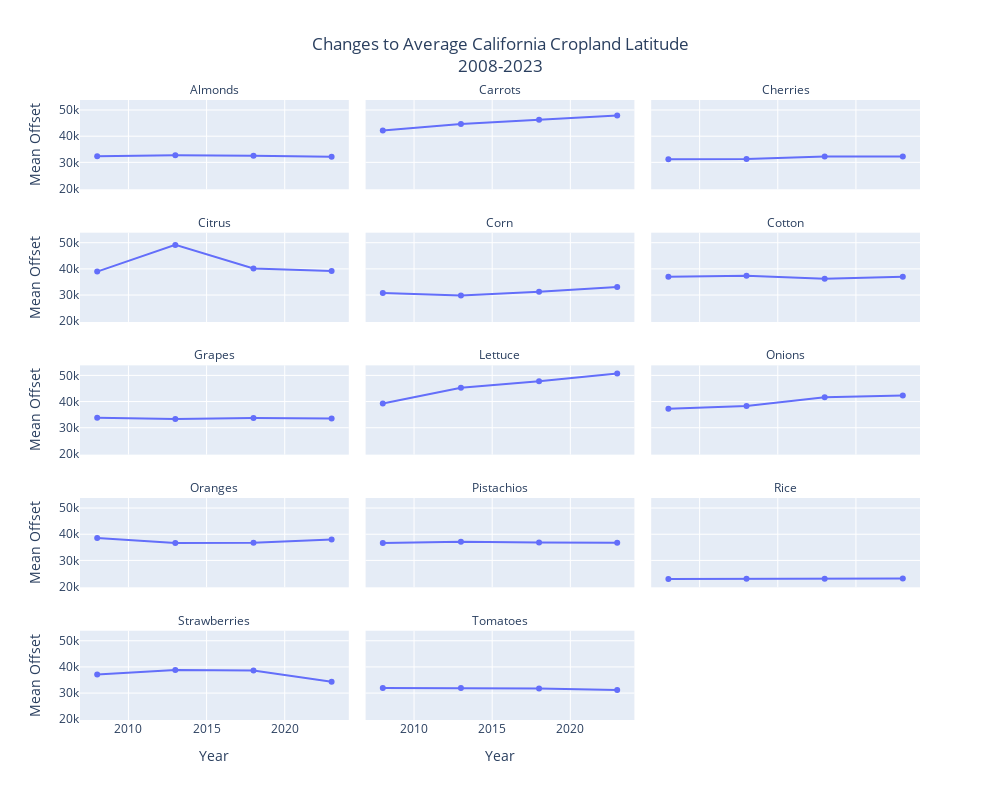

The code cell stored with this chart in its notebook:
### Code cell
fig = px.scatter(
    full_df,
    x='year',
    y='mean_offset',
    facet_col='crop',
    facet_col_wrap=3,
    title='Changes to Average California Cropland Latitude<br>2008-2023</br>',
    width = 1000,
    height = 800,
)

fig.update_layout(
    title_x=0.5
)

fig.update_traces(mode="lines+markers")

fig.for_each_annotation(lambda x: x.update(text = x['text'].split('=')[1]))
fig.for_each_yaxis(lambda x: x.update(title='Mean Offset') if x['title']['text']=='mean_offset' else x.update())
fig.for_each_xaxis(lambda x: x.update(title= 'Year') if x['title']['text']=='year' else x.update())

fig.show()

### Figure 1 — Plotly figure (JSON) as saved in the notebook; plotly's stock layout.template omitted (floating-point values rounded to 4 significant figures)
{"data": [{"hovertemplate": "crop=Almonds<br>year=%{x}<br>mean_offset=%{y}<extra></extra>", "legendgroup": "", "marker": {"color": "#636efa", "symbol": "circle"}, "mode": "lines+markers", "name": "", "orientation": "v", "showlegend": false, "type": "scatter", "x": [2008, 2013, 2018, 2023], "xaxis": "x13", "y": [32310.0, 32710.0, 32530.0, 32160.0], "yaxis": "y13"}, {"hovertemplate": "crop=Carrots<br>year=%{x}<br>mean_offset=%{y}<extra></extra>", "legendgroup": "", "marker": {"color": "#636efa", "symbol": "circle"}, "mode": "lines+markers", "name": "", "orientation": "v", "showlegend": false, "type": "scatter", "x": [2008, 2013, 2018, 2023], "xaxis": "x14", "y": [42210.0, 44700.0, 46290.0, 47920.0], "yaxis": "y14"}, {"hovertemplate": "crop=Cherries<br>year=%{x}<br>mean_offset=%{y}<extra></extra>", "legendgroup": "", "marker": {"color": "#636efa", "symbol": "circle"}, "mode": "lines+markers", "name": "", "orientation": "v", "showlegend": false, "type": "scatter", "x": [2008, 2013, 2018, 2023], "xaxis": "x15", "y": [31160.0, 31270.0, 32260.0, 32240.0], "yaxis": "y15"}, {"hovertemplate": "crop=Citrus<br>year=%{x}<br>mean_offset=%{y}<extra></extra>", "legendgroup": "", "marker": {"color": "#636efa", "symbol": "circle"}, "mode": "lines+markers", "name": "", "orientation": "v", "showlegend": false, "type": "scatter", "x": [2008, 2013, 2018, 2023], "xaxis": "x10", "y": [38950.0, 49160.0, 40120.0, 39180.0], "yaxis": "y10"}, {"hovertemplate": "crop=Corn<br>year=%{x}<br>mean_offset=%{y}<extra></extra>", "legendgroup": "", "marker": {"color": "#636efa", "symbol": "circle"}, "mode": "lines+markers", "name": "", "orientation": "v", "showlegend": false, "type": "scatter", "x": [2008, 2013, 2018, 2023], "xaxis": "x11", "y": [30830.0, 29790.0, 31260.0, 33100.0], "yaxis": "y11"}, {"hovertemplate": "crop=Cotton<br>year=%{x}<br>mean_offset=%{y}<extra></extra>", "legendgroup": "", "marker": {"color": "#636efa", "symbol": "circle"}, "mode": "lines+markers", "name": "", "orientation": "v", "showlegend": false, "type": "scatter", "x": [2008, 2013, 2018, 2023], "xaxis": "x12", "y": [36970.0, 37400.0, 36260.0, 37030.0], "yaxis": "y12"}, {"hovertemplate": "crop=Grapes<br>year=%{x}<br>mean_offset=%{y}<extra></extra>", "legendgroup": "", "marker": {"color": "#636efa", "symbol": "circle"}, "mode": "lines+markers", "name": "", "orientation": "v", "showlegend": false, "type": "scatter", "x": [2008, 2013, 2018, 2023], "xaxis": "x7", "y": [33810.0, 33310.0, 33730.0, 33530.0], "yaxis": "y7"}, {"hovertemplate": "crop=Lettuce<br>year=%{x}<br>mean_offset=%{y}<extra></extra>", "legendgroup": "", "marker": {"color": "#636efa", "symbol": "circle"}, "mode": "lines+markers", "name": "", "orientation": "v", "showlegend": false, "type": "scatter", "x": [2008, 2013, 2018, 2023], "xaxis": "x8", "y": [39220.0, 45250.0, 47750.0, 50690.0], "yaxis": "y8"}, {"hovertemplate": "crop=Onions<br>year=%{x}<br>mean_offset=%{y}<extra></extra>", "legendgroup": "", "marker": {"color": "#636efa", "symbol": "circle"}, "mode": "lines+markers", "name": "", "orientation": "v", "showlegend": false, "type": "scatter", "x": [2008, 2013, 2018, 2023], "xaxis": "x9", "y": [37230.0, 38280.0, 41610.0, 42320.0], "yaxis": "y9"}, {"hovertemplate": "crop=Oranges<br>year=%{x}<br>mean_offset=%{y}<extra></extra>", "legendgroup": "", "marker": {"color": "#636efa", "symbol": "circle"}, "mode": "lines+markers", "name": "", "orientation": "v", "showlegend": false, "type": "scatter", "x": [2008, 2013, 2018, 2023], "xaxis": "x4", "y": [38550.0, 36620.0, 36760.0, 38020.0], "yaxis": "y4"}, {"hovertemplate": "crop=Pistachios<br>year=%{x}<br>mean_offset=%{y}<extra></extra>", "legendgroup": "", "marker": {"color": "#636efa", "symbol": "circle"}, "mode": "lines+markers", "name": "", "orientation": "v", "showlegend": false, "type": "scatter", "x": [2008, 2013, 2018, 2023], "xaxis": "x5", "y": [36680.0, 37120.0, 36800.0, 36710.0], "yaxis": "y5"}, {"hovertemplate": "crop=Rice<br>year=%{x}<br>mean_offset=%{y}<extra></extra>", "legendgroup": "", "marker": {"color": "#636efa", "symbol": "circle"}, "mode": "lines+markers", "name": "", "orientation": "v", "showlegend": false, "type": "scatter", "x": [2008, 2013, 2018, 2023], "xaxis": "x6", "y": [22860.0, 22980.0, 23020.0, 23090.0], "yaxis": "y6"}, {"hovertemplate": "crop=Strawberries<br>year=%{x}<br>mean_offset=%{y}<extra></extra>", "legendgroup": "", "marker": {"color": "#636efa", "symbol": "circle"}, "mode": "lines+markers", "name": "", "orientation": "v", "showlegend": false, "type": "scatter", "x": [2008, 2013, 2018, 2023], "xaxis": "x", "y": [37120.0, 38810.0, 38650.0, 34340.0], "yaxis": "y"}, {"hovertemplate": "crop=Tomatoes<br>year=%{x}<br>mean_offset=%{y}<extra></extra>", "legendgroup": "", "marker": {"color": "#636efa", "symbol": "circle"}, "mode": "lines+markers", "name": "", "orientation": "v", "showlegend": false, "type": "scatter", "x": [2008, 2013, 2018, 2023], "xaxis": "x2", "y": [31970.0, 31910.0, 31730.0, 31140.0], "yaxis": "y2"}], "layout": {"annotations": [{"font": {}, "showarrow": false, "text": "Strawberries", "x": 0.16, "xanchor": "center", "xref": "paper", "y": 0.144, "yanchor": "bottom", "yref": "paper"}, {"font": {}, "showarrow": false, "text": "Tomatoes", "x": 0.5, "xanchor": "center", "xref": "paper", "y": 0.144, "yanchor": "bottom", "yref": "paper"}, {"font": {}, "showarrow": false, "text": "Oranges", "x": 0.16, "xanchor": "center", "xref": "paper", "y": 0.358, "yanchor": "bottom", "yref": "paper"}, {"font": {}, "showarrow": false, "text": "Pistachios", "x": 0.5, "xanchor": "center", "xref": "paper", "y": 0.358, "yanchor": "bottom", "yref": "paper"}, {"font": {}, "showarrow": false, "text": "Rice", "x": 0.84, "xanchor": "center", "xref": "paper", "y": 0.358, "yanchor": "bottom", "yref": "paper"}, {"font": {}, "showarrow": false, "text": "Grapes", "x": 0.16, "xanchor": "center", "xref": "paper", "y": 0.572, "yanchor": "bottom", "yref": "paper"}, {"font": {}, "showarrow": false, "text": "Lettuce", "x": 0.5, "xanchor": "center", "xref": "paper", "y": 0.572, "yanchor": "bottom", "yref": "paper"}, {"font": {}, "showarrow": false, "text": "Onions", "x": 0.84, "xanchor": "center", "xref": "paper", "y": 0.572, "yanchor": "bottom", "yref": "paper"}, {"font": {}, "showarrow": false, "text": "Citrus", "x": 0.16, "xanchor": "center", "xref": "paper", "y": 0.786, "yanchor": "bottom", "yref": "paper"}, {"font": {}, "showarrow": false, "text": "Corn", "x": 0.5, "xanchor": "center", "xref": "paper", "y": 0.786, "yanchor": "bottom", "yref": "paper"}, {"font": {}, "showarrow": false, "text": "Cotton", "x": 0.84, "xanchor": "center", "xref": "paper", "y": 0.786, "yanchor": "bottom", "yref": "paper"}, {"font": {}, "showarrow": false, "text": "Almonds", "x": 0.16, "xanchor": "center", "xref": "paper", "y": 1, "yanchor": "bottom", "yref": "paper"}, {"font": {}, "showarrow": false, "text": "Carrots", "x": 0.5, "xanchor": "center", "xref": "paper", "y": 1, "yanchor": "bottom", "yref": "paper"}, {"font": {}, "showarrow": false, "text": "Cherries", "x": 0.84, "xanchor": "center", "xref": "paper", "y": 1, "yanchor": "bottom", "yref": "paper"}], "height": 800, "legend": {"tracegroupgap": 0}, "title": {"text": "Changes to Average California Cropland Latitude<br>2008-2023</br>", "x": 0.5}, "width": 1000, "xaxis": {"anchor": "y", "autorange": true, "domain": [0, 0.32], "range": [2007.0, 2024.0], "title": {"text": "Year"}, "type": "linear"}, "xaxis10": {"anchor": "y10", "autorange": true, "domain": [0, 0.32], "matches": "x", "range": [2007.0, 2024.0], "showticklabels": false, "type": "linear"}, "xaxis11": {"anchor": "y11", "autorange": true, "domain": [0.34, 0.66], "matches": "x", "range": [2007.0, 2024.0], "showticklabels": false, "type": "linear"}, "xaxis12": {"anchor": "y12", "autorange": true, "domain": [0.68, 1.0], "matches": "x", "range": [2007.0, 2024.0], "showticklabels": false, "type": "linear"}, "xaxis13": {"anchor": "y13", "autorange": true, "domain": [0, 0.32], "matches": "x", "range": [2007.0, 2024.0], "showticklabels": false, "type": "linear"}, "xaxis14": {"anchor": "y14", "autorange": true, "domain": [0.34, 0.66], "matches": "x", "range": [2007.0, 2024.0], "showticklabels": false, "type": "linear"}, "xaxis15": {"anchor": "y15", "autorange": true, "domain": [0.68, 1.0], "matches": "x", "range": [2007.0, 2024.0], "showticklabels": false, "type": "linear"}, "xaxis2": {"anchor": "y2", "autorange": true, "domain": [0.34, 0.66], "matches": "x", "range": [2007.0, 2024.0], "title": {"text": "Year"}, "type": "linear"}, "xaxis3": {"anchor": "y3", "domain": [0.68, 1.0], "matches": "x", "title": {"text": "Year"}}, "xaxis4": {"anchor": "y4", "autorange": true, "domain": [0, 0.32], "matches": "x", "range": [2007.0, 2024.0], "showticklabels": false, "type": "linear"}, "xaxis5": {"anchor": "y5", "autorange": true, "domain": [0.34, 0.66], "matches": "x", "range": [2007.0, 2024.0], "showticklabels": false, "type": "linear"}, "xaxis6": {"anchor": "y6", "autorange": true, "domain": [0.68, 1.0], "matches": "x", "range": [2007.0, 2024.0], "showticklabels": false, "type": "linear"}, "xaxis7": {"anchor": "y7", "autorange": true, "domain": [0, 0.32], "matches": "x", "range": [2007.0, 2024.0], "showticklabels": false, "type": "linear"}, "xaxis8": {"anchor": "y8", "autorange": true, "domain": [0.34, 0.66], "matches": "x", "range": [2007.0, 2024.0], "showticklabels": false, "type": "linear"}, "xaxis9": {"anchor": "y9", "autorange": true, "domain": [0.68, 1.0], "matches": "x", "range": [2007.0, 2024.0], "showticklabels": false, "type": "linear"}, "yaxis": {"anchor": "x", "autorange": true, "domain": [0, 0.144], "range": [19720.0, 53830.0], "title": {"text": "Mean Offset"}, "type": "linear"}, "yaxis10": {"anchor": "x10", "autorange": true, "domain": [0.642, 0.786], "matches": "y", "range": [19720.0, 53830.0], "title": {"text": "Mean Offset"}, "type": "linear"}, "yaxis11": {"anchor": "x11", "autorange": true, "domain": [0.642, 0.786], "matches": "y", "range": [19720.0, 53830.0], "showticklabels": false, "type": "linear"}, "yaxis12": {"anchor": "x12", "autorange": true, "domain": [0.642, 0.786], "matches": "y", "range": [19720.0, 53830.0], "showticklabels": false, "type": "linear"}, "yaxis13": {"anchor": "x13", "autorange": true, "domain": [0.856, 1], "matches": "y", "range": [19720.0, 53830.0], "title": {"text": "Mean Offset"}, "type": "linear"}, "yaxis14": {"anchor": "x14", "autorange": true, "domain": [0.856, 1], "matches": "y", "range": [19720.0, 53830.0], "showticklabels": false, "type": "linear"}, "yaxis15": {"anchor": "x15", "autorange": true, "domain": [0.856, 1], "matches": "y", "range": [19720.0, 53830.0], "showticklabels": false, "type": "linear"}, "yaxis2": {"anchor": "x2", "autorange": true, "domain": [0, 0.144], "matches": "y", "range": [19720.0, 53830.0], "showticklabels": false, "type": "linear"}, "yaxis3": {"anchor": "x3", "domain": [0, 0.144], "matches": "y", "showticklabels": false}, "yaxis4": {"anchor": "x4", "autorange": true, "domain": [0.214, 0.358], "matches": "y", "range": [19720.0, 53830.0], "title": {"text": "Mean Offset"}, "type": "linear"}, "yaxis5": {"anchor": "x5", "autorange": true, "domain": [0.214, 0.358], "matches": "y", "range": [19720.0, 53830.0], "showticklabels": false, "type": "linear"}, "yaxis6": {"anchor": "x6", "autorange": true, "domain": [0.214, 0.358], "matches": "y", "range": [19720.0, 53830.0], "showticklabels": false, "type": "linear"}, "yaxis7": {"anchor": "x7", "autorange": true, "domain": [0.428, 0.572], "matches": "y", "range": [19720.0, 53830.0], "title": {"text": "Mean Offset"}, "type": "linear"}, "yaxis8": {"anchor": "x8", "autorange": true, "domain": [0.428, 0.572], "matches": "y", "range": [19720.0, 53830.0], "showticklabels": false, "type": "linear"}, "yaxis9": {"anchor": "x9", "autorange": true, "domain": [0.428, 0.572], "matches": "y", "range": [19720.0, 53830.0], "showticklabels": false, "type": "linear"}}}
